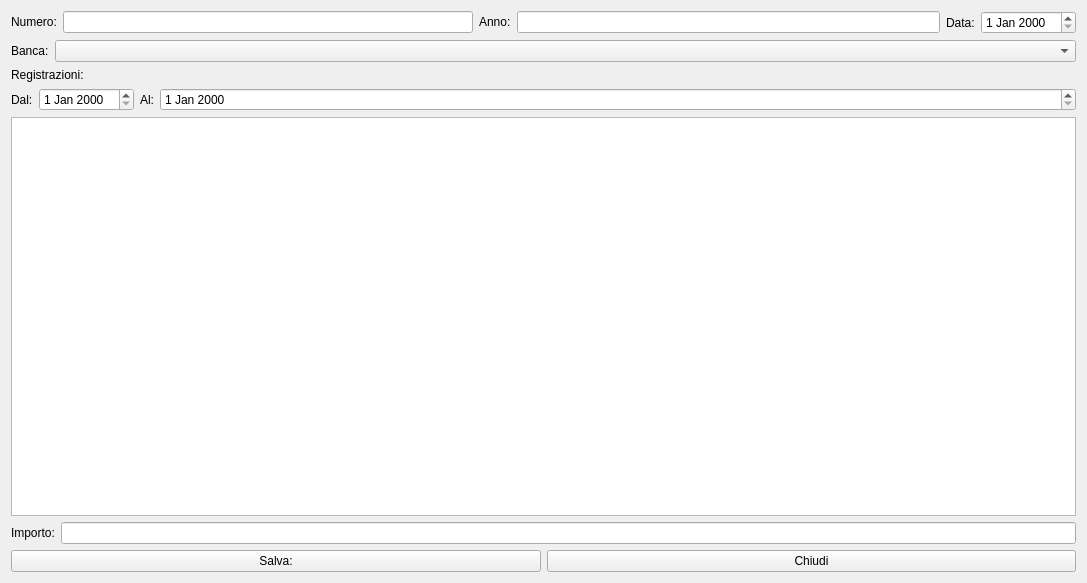
<?xml version="1.0" encoding="UTF-8"?>
<ui version="4.0">
 <class>CNewMandato</class>
 <widget class="QWidget" name="CNewMandato">
  <property name="windowModality">
   <enum>Qt::ApplicationModal</enum>
  </property>
  <property name="geometry">
   <rect>
    <x>0</x>
    <y>0</y>
    <width>1087</width>
    <height>583</height>
   </rect>
  </property>
  <property name="windowTitle">
   <string>Nuovo Mandato</string>
  </property>
  <property name="windowIcon">
   <iconset resource="graphics.qrc">
    <normaloff>:/Resources/Case.PNG</normaloff>:/Resources/Case.PNG</iconset>
  </property>
  <layout class="QVBoxLayout" name="verticalLayout_3">
   <item>
    <layout class="QHBoxLayout" name="horizontalLayout">
     <item>
      <layout class="QFormLayout" name="formLayout">
       <item row="0" column="0">
        <widget class="QLabel" name="label">
         <property name="text">
          <string>Numero:</string>
         </property>
        </widget>
       </item>
       <item row="0" column="1">
        <widget class="QLineEdit" name="leNumero"/>
       </item>
      </layout>
     </item>
     <item>
      <layout class="QFormLayout" name="formLayout_2">
       <item row="0" column="0">
        <widget class="QLabel" name="label_2">
         <property name="text">
          <string>Anno:</string>
         </property>
        </widget>
       </item>
       <item row="0" column="1">
        <widget class="QLineEdit" name="leAnno"/>
       </item>
      </layout>
     </item>
     <item>
      <layout class="QFormLayout" name="formLayout_3">
       <item row="0" column="0">
        <widget class="QLabel" name="label_3">
         <property name="text">
          <string>Data:</string>
         </property>
        </widget>
       </item>
       <item row="0" column="1">
        <widget class="QDateEdit" name="deDataMandato"/>
       </item>
      </layout>
     </item>
    </layout>
   </item>
   <item>
    <layout class="QFormLayout" name="formLayout_8">
     <item row="0" column="0">
      <widget class="QLabel" name="label_8">
       <property name="text">
        <string>Banca:</string>
       </property>
      </widget>
     </item>
     <item row="0" column="1">
      <widget class="QComboBox" name="cbBanche"/>
     </item>
    </layout>
   </item>
   <item>
    <layout class="QVBoxLayout" name="verticalLayout_2">
     <item>
      <widget class="QLabel" name="label_5">
       <property name="text">
        <string>Registrazioni:</string>
       </property>
      </widget>
     </item>
     <item>
      <layout class="QVBoxLayout" name="verticalLayout">
       <item>
        <layout class="QFormLayout" name="formLayout_7">
         <item row="0" column="0">
          <layout class="QFormLayout" name="formLayout_5">
           <item row="0" column="0">
            <widget class="QLabel" name="label_6">
             <property name="text">
              <string>Dal:</string>
             </property>
            </widget>
           </item>
           <item row="0" column="1">
            <widget class="QDateEdit" name="deDal"/>
           </item>
          </layout>
         </item>
         <item row="0" column="1">
          <layout class="QFormLayout" name="formLayout_6">
           <item row="0" column="0">
            <widget class="QLabel" name="label_7">
             <property name="text">
              <string>Al:</string>
             </property>
            </widget>
           </item>
           <item row="0" column="1">
            <widget class="QDateEdit" name="deAl"/>
           </item>
          </layout>
         </item>
        </layout>
       </item>
       <item>
        <widget class="QTableView" name="tvRigheMandato">
         <property name="editTriggers">
          <set>QAbstractItemView::NoEditTriggers</set>
         </property>
         <property name="alternatingRowColors">
          <bool>true</bool>
         </property>
         <property name="selectionBehavior">
          <enum>QAbstractItemView::SelectRows</enum>
         </property>
        </widget>
       </item>
       <item>
        <layout class="QFormLayout" name="formLayout_4">
         <item row="0" column="0">
          <widget class="QLabel" name="label_4">
           <property name="text">
            <string>Importo:</string>
           </property>
          </widget>
         </item>
         <item row="0" column="1">
          <widget class="QLineEdit" name="leImporto">
           <property name="readOnly">
            <bool>true</bool>
           </property>
          </widget>
         </item>
        </layout>
       </item>
      </layout>
     </item>
    </layout>
   </item>
   <item>
    <layout class="QHBoxLayout" name="horizontalLayout_2">
     <item>
      <widget class="QPushButton" name="pushButton_2">
       <property name="text">
        <string>Salva:</string>
       </property>
       <property name="icon">
        <iconset resource="graphics.qrc">
         <normaloff>:/Resources/save-icon.png</normaloff>:/Resources/save-icon.png</iconset>
       </property>
       <property name="iconSize">
        <size>
         <width>32</width>
         <height>32</height>
        </size>
       </property>
      </widget>
     </item>
     <item>
      <widget class="QPushButton" name="pushButton">
       <property name="text">
        <string>Chiudi</string>
       </property>
       <property name="icon">
        <iconset resource="graphics.qrc">
         <normaloff>:/Resources/Actions-window-close-icon.png</normaloff>:/Resources/Actions-window-close-icon.png</iconset>
       </property>
       <property name="iconSize">
        <size>
         <width>32</width>
         <height>32</height>
        </size>
       </property>
      </widget>
     </item>
    </layout>
   </item>
  </layout>
 </widget>
 <resources>
  <include location="graphics.qrc"/>
 </resources>
 <connections/>
</ui>
